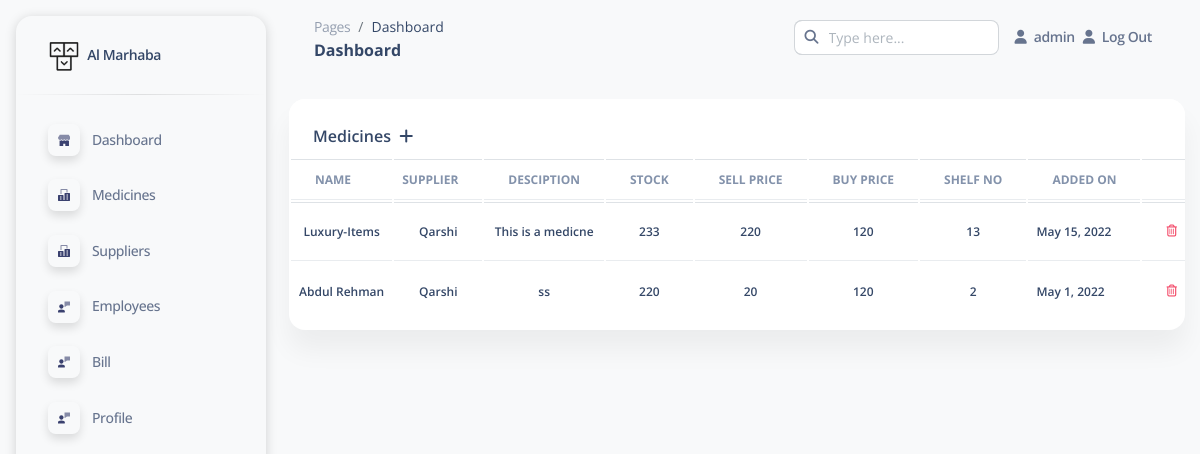
Before: /med (signed in) with the older database file.
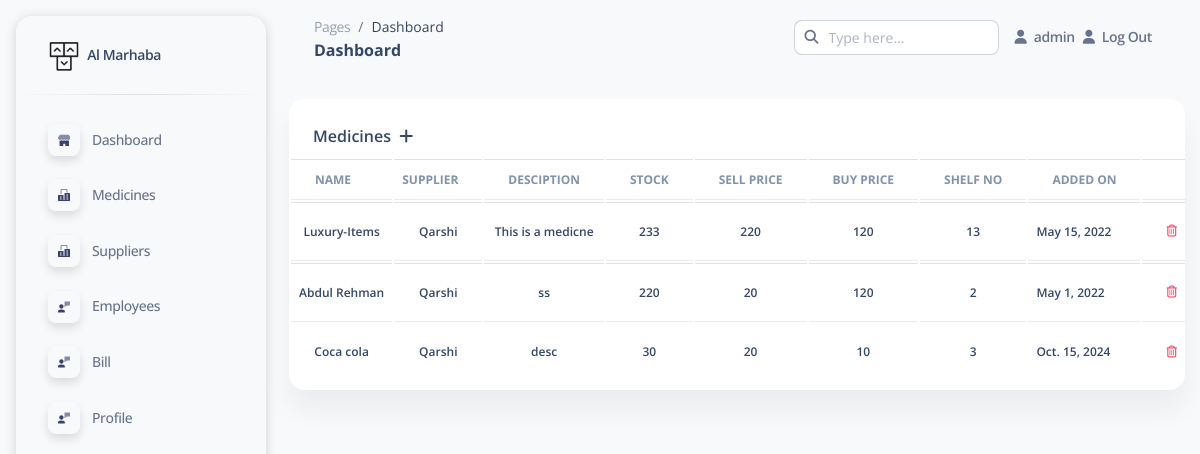
After: the same page with the newer database file.
### app1/models.py (models this page shows, shortened)
class Medicine(models.Model):
    id= models.AutoField(primary_key=True)
    company_id= models.ForeignKey(Company , on_delete=models.CASCADE, null=True)
    userz = models.ForeignKey(User, on_delete=models.SET_NULL,null=True, blank=True)
    name= models.CharField(max_length=50, null=True)
    sell_price= models.CharField(max_length=200, null=True)
    buy_price= models.CharField(max_length=200, null=True)
    desc= models.CharField(max_length=200, null=True)
    in_stock= models.CharField(max_length=200, null=True)
    added_on= models.DateField()
    shelf_no= models.CharField(max_length=50,null=True)

class Company(models.Model):
    name= models.CharField(max_length=200, null=True)
    id = models.AutoField(primary_key=True)
    contact= models.CharField(max_length=200, null=True)
    address= models.CharField(max_length=200, null=True)
    desc=  models.TextField(max_length=500, null=True)
    userz = models.ForeignKey(User, on_delete=models.SET_NULL,null=True, blank=True)
    added_on= models.DateField()
    def __str__(self):
         return self.name

### app1/views.py (the view, shortened to what this page needs)
# urls.py: path('med',views.medicine, name='med'),
@login_required
def medicine(request):
    medi = Medicine.objects.filter(userz=request.user)
    context = {'medi':medi,'company_id':Company.objects.filter(userz=request.user)}
    return render(request, 'medicine.html',context)

### template/medicine.html (shortened to what this page needs)
{% extends 'base.html' %} {% load static %}
{% block body %}
<div class="conatiner-fluid py-4">
    <div class="col-12">
      <div class="card mb-4">
        <div class="card-header pb-0">
          <h6>Medicines
            <i class="fa fa-plus mx-1 " data-toggle="modal" data-target="#btyn"></i>
          </h6>
        </div>
        <div class="card-body px-0 pt-0 pb-2">
          <div class="table-responsive p-0">
            <table class="table align-items-center mb-0">
              <thead>
                <tr>
                  <th
                    class="text-uppercase text-secondary text-xs font-weight-bolder opacity-10">
                    NAME
                  </th>
                  <th
                    class="text-uppercase text-secondary text-xs font-weight-bolder opacity-10 ps-2">
                    Supplier
                  </th>
                  <th
                    class="text-center text-uppercase text-secondary text-xs font-weight-bolder opacity-10">
                    Desciption
                  </th>
                  <th
                    class="text-center text-uppercase text-secondary text-xs font-weight-bolder opacity-10">
                    Stock
                  </th>
                  <th
                    class="text-center text-uppercase text-secondary text-xs font-weight-bolder opacity-10">
                    Sell Price
                  </th>
                  <th
                    class="text-center text-uppercase text-secondary text-xs font-weight-bolder opacity-10">
                    Buy Price
                  </th>
                  <th
                    class="text-center text-uppercase text-secondary text-xs font-weight-bolder opacity-10">
                    Shelf No
                  </th>
                  <th
                    class="text-center text-uppercase text-secondary text-xs font-weight-bolder opacity-10">
                    Added On
                  </th>
                  <th>
                  </th>
                </tr>
              </thead>
              <tbody>
                {% for med in medi %}
                <tr>
                  <td class="align-middle text-center text-sm">
                        <h6 class="mb-0 text-xs">{{med.name}}</h6>
                  </td>
                  <td class="align-middle text-center text-sm">
                        <h6 class="mb-0  text-xs">{{med.company_id}}</h6>
                  </td>
                  <td class="align-middle text-center text-sm">
                        <h6 class="mb-0 text-xs">{{med.desc}}</h6>
                  </td>
                  <td class="align-middle text-center text-sm">
                        <h6 class="mb-0 text-xs">{{med.in_stock}}</h6>
                  </td>
                  <td class="align-middle text-center text-sm">
                        <h6 class="mb-0 text-xs">{{med.sell_price}}</h6>
                  </td>
                  <td class="align-middle text-center text-sm">
                        <h6 class="mb-0 text-xs">{{med.buy_price}}</h6>
                  </td>
                  <td class="align-middle text-center text-sm">
                        <h6 class="mb-0 text-xs">{{med.shelf_no}}</h6>
                  </td>
                  <td>
                        <h6 class="mb-0 text-xs">{{med.added_on}}</h6>
                  </td>
                  <td>
                    <div class="ms-auto text-end">
                      <a class="btn btn-link text-danger text-gradient px-3 mb-0" href="{% url 'mad_delete' med.id  %}"><i class="far fa-trash-alt me-2" aria-hidden="true"></i>Delete</a>
                    </div>
                  </td>
                </tr>
                {% endfor %}
              </tbody>
            </table>
          </div>
        </div>
      </div>
    </div>
</div>
{% endblock body %}

### template/base.html (shortened to what this page needs)
<!DOCTYPE html>
<html lang="en">
{%load static%}
<head>
  <link rel="stylesheet" href="https://cdn.jsdelivr.net/npm/bootstrap@4.5.3/dist/css/bootstrap.min.css"
>
  <link href="static\assets\css\nucleo-icons.css" rel="stylesheet" />
  <link href="static\assets\css\nucleo-svg.css" rel="stylesheet" />
  <link href="static\assets\css\nucleo-svg.css" rel="stylesheet" />
  <link id="pagestyle" href="static\assets\css\soft-ui-dashboard.css?v=1.0.5" rel="stylesheet" />
</head>
<body class="g-sidenav-show  bg-gray-100">
  <aside class="sidenav navbar navbar-vertical navbar-expand-xs border-0 border-radius-xl my-3 fixed-start ms-3 " id="sidenav-main">
    <div class="sidenav-header">
      <a class="navbar-brand m-0" href="/" target="_blank">
        <img src="static\assets\img\logo-ct.png" class="navbar-brand-img h-100" alt="main_logo">
        <span class="ms-1 font-weight-bold">Al Marhaba</span>
      </a>
    </div>
    <hr class="horizontal dark mt-0">
    <div class="collapse navbar-collapse  w-auto " style="height: 100%;" id="sidenav-collapse-main">
      <ul class="navbar-nav">
        <li class="nav-item">
          <a class="nav-link  " href="dash">
            <div class="icon icon-shape icon-sm shadow border-radius-md bg-transparent text-center me-2 d-flex align-items-center justify-content-center">
            </div>
            <span class="nav-link-text ms-1">Dashboard</span>
          </a>
        </li>
        <li class="nav-item ">
          <a class="nav-link  " href="med">
            <div class="icon icon-shape icon-sm shadow border-radius-md bg-transparent text-center me-2 d-flex align-items-center justify-content-center">
            </div>
            <span class="nav-link-text ms-1">Medicines</span>
          </a>
        </li>
        <li class="nav-item">
          <a class="nav-link  " href="suppl">
            <div class="icon icon-shape icon-sm shadow border-radius-md bg-transparent text-center me-2 d-flex align-items-center justify-content-center">
            </div>
            <span class="nav-link-text ms-1">Suppliers</span>
          </a>
        </li>
        <li class="nav-item">
          <a class="nav-link  " href="empl">
            <div class="icon icon-shape icon-sm shadow border-radius-md bg-transparent text-center me-2 d-flex align-items-center justify-content-center">
            </div>
            <span class="nav-link-text ms-1">Employees</span>
          </a>
        </li>
        <li class="nav-item">
          <a class="nav-link  " href="recipt">
            <div class="icon icon-shape icon-sm shadow border-radius-md bg-transparent text-center me-2 d-flex align-items-center justify-content-center">
            </div>
            <span class="nav-link-text ms-1">Bill</span>
          </a>
        </li>
        <li class="nav-item">
          <a class="nav-link  " href="../pages/profile.html">
            <div class="icon icon-shape icon-sm shadow border-radius-md bg-transparent text-center me-2 d-flex align-items-center justify-content-center">
            </div>
            <span class="nav-link-text ms-1">Profile</span>
          </a>
        </li>
      </ul>
    </div>
  </aside>
  <main class="main-content position-relative max-height-vh-100 h-100 border-radius-lg ">
    <nav class="navbar navbar-main navbar-expand-lg px-0 mx-4 shadow-none border-radius-xl" id="navbarBlur" navbar-scroll="true">
      <div class="container-fluid py-1 px-3">
        <nav aria-label="breadcrumb">
          <ol class="breadcrumb bg-transparent mb-0 pb-0 pt-1 px-0 me-sm-6 me-5">
            <li class="breadcrumb-item text-sm"><a class="opacity-5 text-dark" href="javascript:;">Pages</a></li>
            <li class="breadcrumb-item text-sm text-dark " aria-current="page">Dashboard</li>
          </ol>
          <h6 class="font-weight-bolder mb-0 ">Dashboard</h6>
        </nav>
        <div class="collapse navbar-collapse mt-sm-0 mt-2 me-md-0 me-sm-4" id="navbar">
          <div class="ms-md-auto pe-md-3 d-flex align-items-center">
            <form method="get">
            <div class="input-group ">
              <span class="input-group-text text-body bg-transparent"><i class="fas fa-search" aria-hidden="true"></i></span>
              <input type="text" class="form-control" placeholder="Type here...">
            </div>
          </form>
          </div>
          {%if user.is_authenticated%}
          <ul class="navbar-nav  justify-content-end">
            <li class="nav-item d-flex align-items-center">
              <a href="#" class="nav-link text-body font-weight-bold px-0">
                <i class="fa fa-user me-sm-1"></i>
                <span class="d-sm-inline d-none">{{request.user}}</span>
              </a>
            </li>
            <li class="nav-item d-flex align-items-center mx-2">
              <a href="logout" class="nav-link text-body font-weight-bold px-0">
                <i class="fa fa-user me-sm-1"></i>
                <span class="d-sm-inline d-none">Log Out</span>
              </a>
            </li>
          </ul>
          {%endif%}
        </div>
      </div>
    </nav>
      {% block body %}{% endblock body %}
</body>
</html>

### static/assets/css/nucleo-svg.css (style rules this page uses)
.icon { display: inline-block; color: #111111; height: 1em; width: 1em; }
.icon-sm { height: 0.8em; width: 0.8em; }
.icon { fill: currentColor; stroke: none; }

Changed rows visible on the page:
added Medicine: name "Coca cola", company_id "Qarshi", desc "desc", in_stock "30", sell_price "20", buy_price "10", shelf_no "3", added_on "Oct. 15, 2024"
